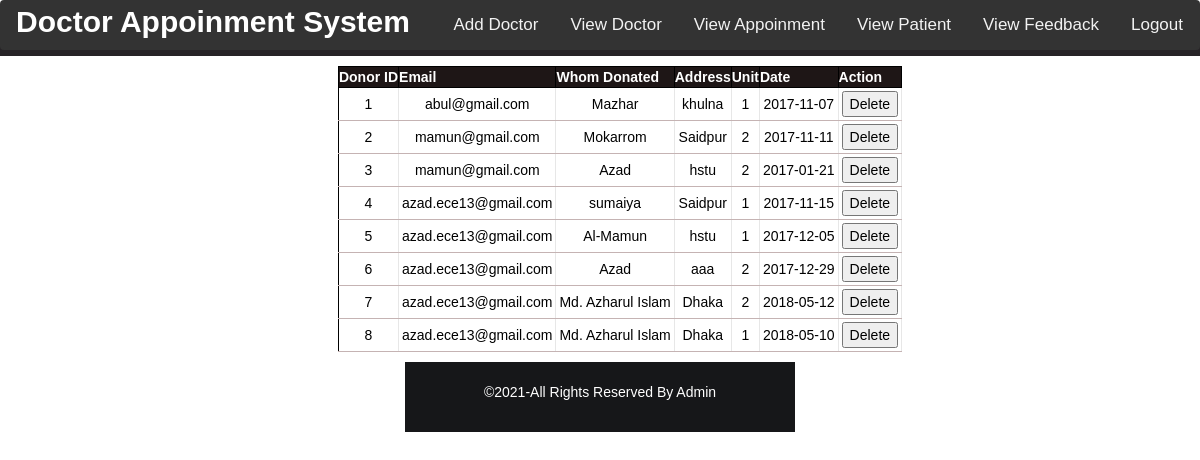
Screenshot of /admin/donation_list.php with the database file from the repository.
### tables this page shows
CREATE TABLE `donation` (
  `donation_id` int(11) NOT NULL,
  `name` varchar(100) NOT NULL,
  `address` varchar(100) NOT NULL,
  `unit` varchar(2) NOT NULL,
  `dates` date NOT NULL,
  `email` varchar(222) NOT NULL
);

### admin/donation_list.php (the view, shortened to what this page needs)
<?php include('header.php'); ?>
	<div class="dashboard" style="background-color:#fff;">
		<h3 class="text-center" style="background-color:#272327;color: #fff;padding: 5px;">Who have donated Blood</h3>
			<div class="all_user" style="margin-top:0px; margin-left: 40px;">
				<?php
					include('../config.php');
					$sql = " SELECT * FROM donation";
					$result = mysqli_query($conn,$sql);
					$count = mysqli_num_rows($result);
					if($count>=1){
						echo "<table border='1' align='center' cellpadding='32'>
							<tr>
								<th>Donor ID</th>
								<th>Email</th>
								<th>Whom Donated</th>
								<th>Address</th>
								<th>Unit</th>
								<th>Date</th>
								<th>Action</th>
							</tr>";
						while($row=mysqli_fetch_array($result)){
								echo "<tr>";
								echo "<td>".$row['donation_id']."</td>";
								echo "<td>".$row['email']."</td>";
								echo "<td>".$row['name']."</td>";
								echo "<td>".$row['address']."</td>";
								echo "<td>".$row['unit']."</td>";
								echo "<td>".$row['dates']."</td>";
								echo "<td><button type='submit' name='submit' style='color:#000;'>Delete</button></td>";
								echo "</tr>";
						}
						echo "</table>";
					}
					else{
						print "<p align='center'>Sorry, No match found for your search result..!!!</p>";
					}
					?>
			</div>
	</div>
 <?php include('footer.php'); ?>
	</div>
</body>
</html>

### admin/css/style.css (style rules this page uses)
body { padding: 5px auto; font-family: 'El Messiri', sans-serif; background:url(../img/bg1.jpg) fixed no-repeat; background-size:cover; }
table { border-collapse: collapse; background-color: khaki; }
table,th,td { border: 1px solid #000; margin: 10px auto; }
th { background-color:#1e1616; color: white; }
td { padding: 3px; text-align: center; background-color: white; color: #000; border-right: 1px solid #e7e7e7; border-bottom: 1px solid #c5b3b3; }

### rows the page displays
donation: donation_id "1", email "abul@gmail.com", name "Mazhar", address "khulna", unit "1", dates "2017-11-07"
donation: donation_id "2", email "mamun@gmail.com", name "Mokarrom", address "Saidpur", unit "2", dates "2017-11-11"
donation: donation_id "3", email "mamun@gmail.com", name "Azad", address "hstu", unit "2", dates "2017-01-21"
donation: donation_id "4", email "azad.ece13@gmail.com", name "sumaiya", address "Saidpur", unit "1", dates "2017-11-15"
donation: donation_id "5", email "azad.ece13@gmail.com", name "Al-Mamun", address "hstu", unit "1", dates "2017-12-05"
donation: donation_id "6", email "azad.ece13@gmail.com", name "Azad", address "aaa", unit "2", dates "2017-12-29"
donation: donation_id "7", email "azad.ece13@gmail.com", name "Md. Azharul Islam", address "Dhaka", unit "2", dates "2018-05-12"
donation: donation_id "8", email "azad.ece13@gmail.com", name "Md. Azharul Islam", address "Dhaka", unit "1", dates "2018-05-10"
